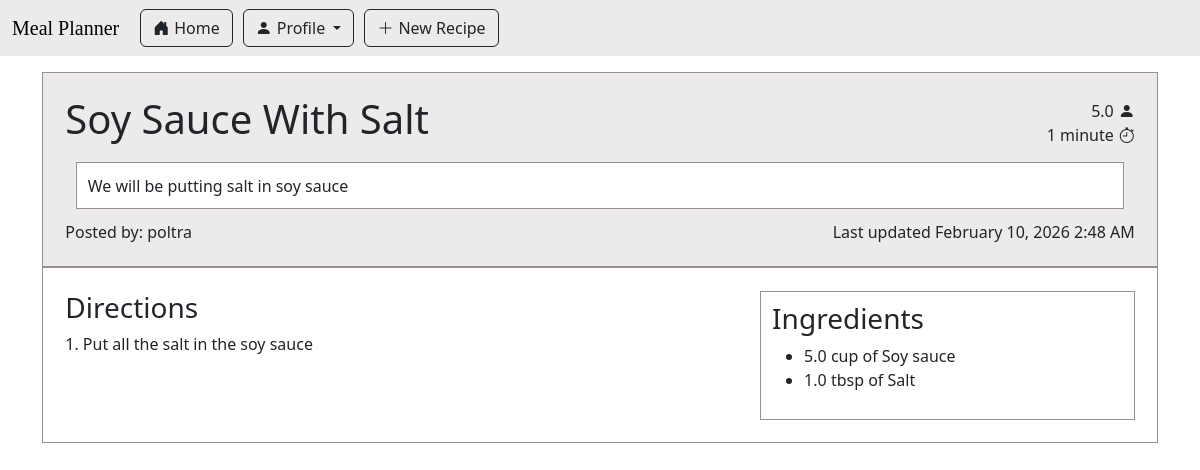
/recipe/6/view, run on the app's committed database.
### app/main/models.py (models this page shows, shortened)
class Recipe(db.Model):
    id : sqlo.Mapped[int] = sqlo.mapped_column(primary_key=True)
    title : sqlo.Mapped[str] = sqlo.mapped_column(sqla.String(150), default="")
    description: sqlo.Mapped[str] = sqlo.mapped_column(sqla.String(1500), default="")
    servingSize : sqlo.Mapped[float] = sqlo.mapped_column(sqla.Float, default=0)
    estimatedTime : sqlo.Mapped[str] = sqlo.mapped_column(sqla.String(25), default="")
    steps : sqlo.Mapped[str] = sqlo.mapped_column(sqla.String, default="")
    timestamp : sqlo.Mapped[Optional[datetime]] = sqlo.mapped_column(default = lambda : datetime.now(timezone.utc))
    is_draft : sqlo.Mapped[bool] = sqlo.mapped_column(sqla.Boolean, default=True)
    user_id : sqlo.Mapped[int] = sqlo.mapped_column(sqla.ForeignKey('user.id'))
    writer : sqlo.Mapped['User'] = sqlo.relationship(back_populates='written_recipes')
    tags: sqlo.WriteOnlyMapped['Tag'] = sqlo.relationship(
        secondary=recipe_tags_table,
        primaryjoin=(recipe_tags_table.c.recipe_id == id),
        back_populates='recipes',
        passive_deletes=True)
    recipe_saved_by_users : sqlo.WriteOnlyMapped['User'] = sqlo.relationship(
        secondary=saved_recipes_table,
        primaryjoin=(saved_recipes_table.c.recipe_id == id),
        back_populates='users_saved_recipes',
        passive_deletes=True)
    ingredients_used: sqlo.WriteOnlyMapped['RecipeIngredientUse'] = sqlo.relationship(back_populates='recipe_usecase_recipe', passive_deletes=True)

class User(db.Model, UserMixin):
    id: sqlo.Mapped[int] = sqlo.mapped_column(primary_key=True)
    first_name: sqlo.Mapped[str] = sqlo.mapped_column(sqla.String(64))
    last_name: sqlo.Mapped[str] = sqlo.mapped_column(sqla.String(64))
    username: sqlo.Mapped[str] = sqlo.mapped_column(sqla.String(64))
    email: sqlo.Mapped[str] = sqlo.mapped_column(sqla.String(120))
    password_hash: sqlo.Mapped[str] = sqlo.mapped_column(sqla.String(256))
    is_certified: sqlo.Mapped[bool] = sqlo.mapped_column(sqla.Boolean, default=False)
    written_recipes: sqlo.WriteOnlyMapped['Recipe'] = sqlo.relationship(back_populates='writer')
    users_saved_recipes : sqlo.WriteOnlyMapped['Recipe'] = sqlo.relationship(
        secondary=saved_recipes_table,
        primaryjoin=(saved_recipes_table.c.user_id == id),
        back_populates='recipe_saved_by_users',
        passive_deletes=True)
    curr_ingredients: sqlo.WriteOnlyMapped['UserIngredientListUse'] = sqlo.relationship(back_populates='userlist_user')

class RecipeIngredientUse(db.Model):
    recipe_id : sqlo.Mapped[int] = sqlo.mapped_column(sqla.ForeignKey(Recipe.id), primary_key=True)
    ingredient_id : sqlo.Mapped[int] = sqlo.mapped_column(sqla.ForeignKey(Ingredient.id), primary_key=True)
    amount : sqlo.Mapped[float] = sqlo.mapped_column(sqla.Float)
    unit : sqlo.Mapped[str] = sqlo.mapped_column(sqla.String(150))
    __table_args__ = (
        sqla.CheckConstraint(unit.in_(UNIT_OPTIONS), name='recipe_unit_check'),
    )
    recipe_usecase_recipe : sqlo.Mapped[Recipe] = sqlo.relationship(back_populates = 'ingredients_used')
    recipe_usecase_ingredient : sqlo.Mapped[Ingredient] = sqlo.relationship(back_populates = 'recipe_involvements')
    def getName(self):
        return db.session.scalars(sqla.select(Ingredient.name).where(Ingredient.id == self.ingredient_id)).first()

class Ingredient(db.Model):
    id : sqlo.Mapped[int] = sqlo.mapped_column(primary_key=True)
    name : sqlo.Mapped[str] = sqlo.mapped_column(sqla.String(20), index=True, unique=True)
    recipe_involvements: sqlo.WriteOnlyMapped['RecipeIngredientUse'] = sqlo.relationship(back_populates='recipe_usecase_ingredient')
    userlist_involvements: sqlo.WriteOnlyMapped['UserIngredientListUse'] = sqlo.relationship(back_populates='userlist_ingredient')

### app/main/routes.py (the view)
@bp_main.route('/recipe/<recipe_id>/view', methods=['GET'])
def viewRecipe(recipe_id):
    theRecipe = db.session.scalars(sqla.select(Recipe).where(Recipe.id == recipe_id)).first()
    if not (theRecipe is None):
        theIngredients = db.session.scalars(sqla.select(RecipeIngredientUse).where(RecipeIngredientUse.recipe_id == recipe_id)).all()
        return render_template('view_recipe.html', recipe = theRecipe, ingredients = theIngredients)
    return redirect(url_for('main.index'))

### meal_planner.py (called while the page is built)
@app.before_request
def initDB(*args, **kwargs):
    if app._got_first_request:
        db.create_all()

### app/main/templates/view_recipe.html
{% extends "base.html" %}
{% import 'bootstrap_wtf.html' as wtf %}
{% block content %}
<div class="recipe-page">
    <div class="recipe-page-header bottom-line">
        <div class="recipe-page-details">
            <span><h1 class="recipe-page-title"> {{recipe.title}} </h1></span>
            <span style="text-align:right;">
                {{recipe.servingSize}}<i class="bi bi-person-fill" style="padding-left:5px"></i>
                <br>
                {{recipe.estimatedTime}}<i class="bi bi-stopwatch" style="padding-left:5px"></i>
            </span>
        </div>
        <div class="recipe-page-description">
            {{recipe.description}}
        </div>
        <div class="recipe-page-details">
            <span>Posted by: {{recipe.writer.username}}</span><span>Last updated {{moment(recipe.timestamp).format('LLL')}}</span>
        </div>
    </div>
    <div class="recipe-page-content">
        <div class="recipe-page-steps">
            <h3 class="recipe-page-subtitle">Directions</h3>
            <p>
                {{recipe.steps}}
            </p>
        </div>
        <div class="recipe-page-ingredients">
            <h3 class="recipe-page-subtitle">Ingredients</h3>
            <ul>
                {% for ingredient in ingredients %}
                    <li class="recipe-page-ingredient-item"> {{ingredient.amount}} {{ingredient.unit}} of {{ingredient.getName()}} </li>
                {% endfor %}
            </ul>
        </div>
    </div>
</div>
{% endblock %}

### app/static/css/main.css (style rules this page uses)
:root { --accent-bg-color: #eceaea; --blank-bg-color: #fff; --outline-color: #989090; }
.bottom-line { border-style: none none solid none; border-width: 2px; border-color: var(--outline-color); }
.recipe-page { border: 1px solid; border-color: var(--outline-color); }
.recipe-page-header { background-color: var(--accent-bg-color); padding: 2%; }
.recipe-page-details { display: flex; justify-content: space-between; align-items: center; }
.recipe-page-description { margin: 1%; padding: 1%; border: 1px solid; border-color: var(--outline-color); background-color: var(--blank-bg-color); }
.recipe-page-content { background-color: var(--blank-bg-color); padding: 2%; display: flex; justify-content: space-between; }
.recipe-page-ingredients { position: sticky; top: 20px; align-self: flex-start; border: 1px solid; border-color: var(--outline-color); width: 35%; padding: 1%; }
.recipe-page-steps { width: 65%; }

### data on the page
Recipe: title "Soy Sauce With Salt", servingSize "5.0", estimatedTime "1 minute", description "We will be putting salt in soy sauce", timestamp "February 10, 2026 2:48 AM", steps "1. Put all the salt in the soy sauce"
User: writer.username "poltra"
RecipeIngredientUse: amount "5.0", unit "cup", getName "Soy sauce"
RecipeIngredientUse: amount "1.0", unit "tbsp", getName "Salt"
